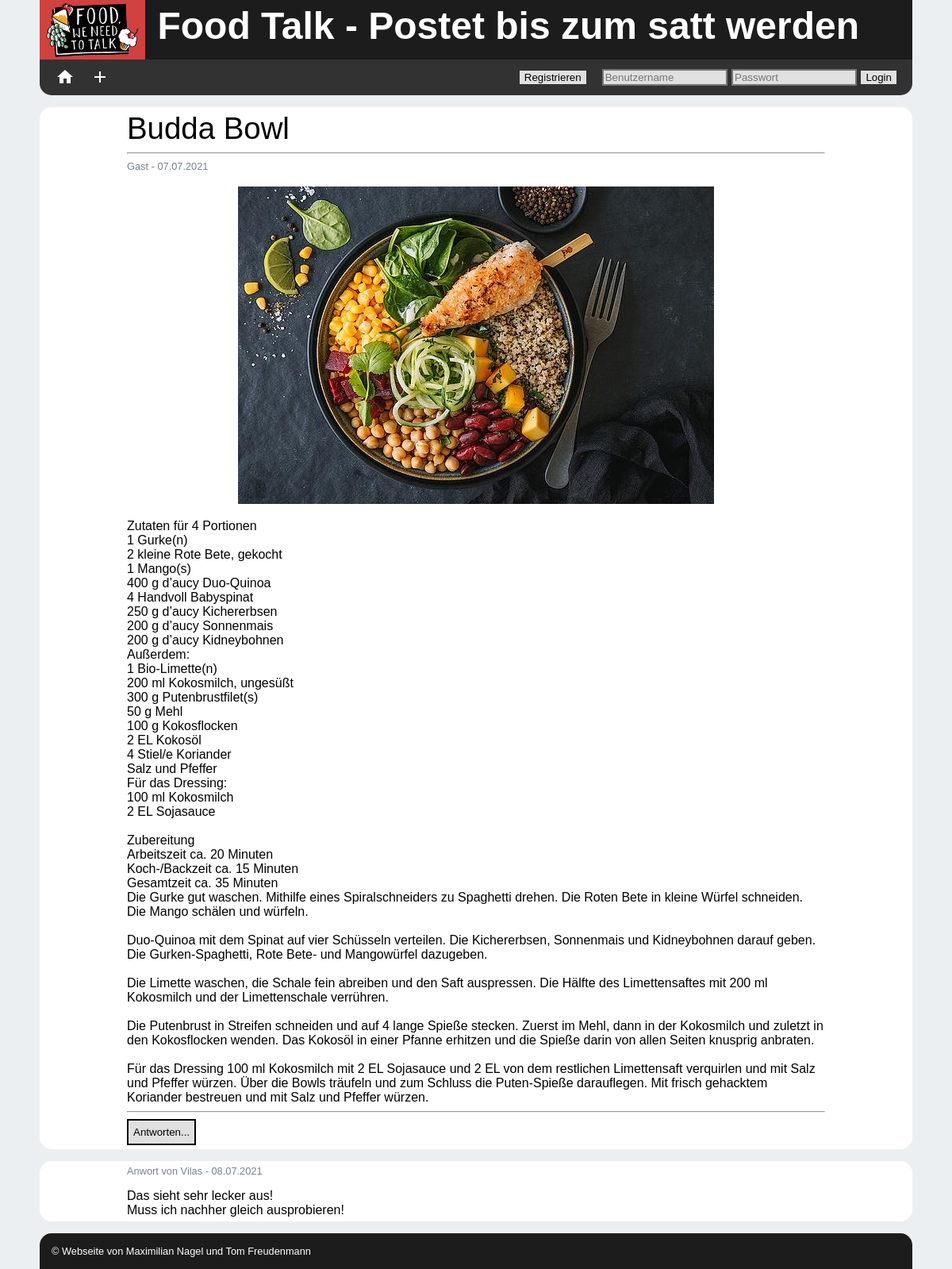
The app's page /article.php?themeID=47 with its own data.
### tables this page shows
CREATE TABLE `themes` (
  `ID` int(11) NOT NULL,
  `headline` varchar(255) NOT NULL,
  `description` varchar(4096) NOT NULL,
  `userID` int(11) NOT NULL,
  `views` int(11) DEFAULT 0,
  `answers` int(11) DEFAULT 0,
  `lastChange` varchar(255) DEFAULT NULL,
  `pictureID` int(11) DEFAULT NULL
);

CREATE TABLE `articles` (
  `ID` int(11) NOT NULL,
  `text` varchar(4096) NOT NULL,
  `userID` int(11) NOT NULL,
  `themeID` int(11) NOT NULL,
  `date` varchar(255) NOT NULL,
  `pictureID` int(11) DEFAULT NULL
);

CREATE TABLE `users` (
  `ID` int(11) NOT NULL,
  `userName` varchar(255) NOT NULL,
  `password` varchar(255) NOT NULL
);

CREATE TABLE `picture` (
  `ID` int(11) NOT NULL,
  `url` varchar(1024) NOT NULL,
  `name` varchar(255) NOT NULL,
  `sizeKB` int(11) NOT NULL,
  `height` int(11) NOT NULL,
  `width` int(11) NOT NULL
);

### www/src/Theme.php (called while the page is built, shortened)
<?php
require_once "db/db.php";
class Theme implements DbElement {
    protected int $id;
    protected array $listOFAnswers;
    public function __construct(string $headline, string $description, int $userID = 2, int $id = -1, int $views = 0,
                                int $answers = 0, string $date = "")
    {
        $this->headline = $headline;
        $this->description = $description;
        $this->userID = $userID;
        if ($date == "") $this->date = date("d.m.Y", time());
        else $this->date = $date;
        $this->listOFAnswers = array();
        $this->id = $id;
        $this->loadAllAnswers();
        $this->answers = count($this->listOFAnswers);
    }
    public static function loadByID(int $id): Theme
    {
        $connection = new DB_Connection();
        $connection->connect();
        try {
            $res = $connection->doQuery("SELECT * FROM themes WHERE ID = ". $id);
            $row = $res->fetch_assoc();
            if (isset($row['pictureID']))
                return new ThemeWithPicture($row['headline'], $row['description'],
                    $row['pictureID'], intval($row['userID']), intval($row['ID']), intval($row['views']),
                    intval($row['answers']), $row['lastChange']);
            else return new Theme($row['headline'], $row['description'], intval($row['userID']),
                intval($row['ID']), intval($row['views']), intval($row['answers']), $row['lastChange']);
        } catch (Exception $e) {
            $connection->closeConnection();
            throw new Exception("The Query gets the error: " . $e->getMessage());
        } finally {
            $connection->closeConnection();
        }
    }
    protected function loadAllAnswers()
    {
        if($this->id > -1)
        {
            $connection = new DB_Connection();
            $connection->connect();
            try {
                $res = $connection->doQuery("SELECT * FROM articles WHERE themeID = ". $this->id);
                while ($row = $res->fetch_assoc())
                {
                    if (isset($row['pictureID']))
                        $answer = new AnswerWithPicture(intval($row['themeID']),intval($row['userID']), $row['text'],
                            $row['pictureID'],intval($row['ID']), $row['date']);
                    else
                        $answer = new Answer(intval($row['themeID']), intval($row['userID']), $row['text'],
                        intval($row['ID']), $row['date']);
                    array_push($this->listOFAnswers, $answer);
                }
            } catch (Exception $e) {
                $connection->closeConnection();
                throw new Exception("The Query gets the error: " . $e->getMessage());
            } finally {
                $connection->closeConnection();
            }
        }
    }
}
require_once "Answer.php";
require_once "User.php";
require_once "Picture.php";
require_once "ThemeWithPicture.php";

### www/src/db/db.php (called while the page is built, shortened)
<?php
class DB_Connection
{
    private $servername;
    private $username;
    private $password;
    private $db;
    private $conn;
    public function __construct()
    {
        $this->servername = "db";
        $this->username = "root";
        $this->password = "test";
        $this->db = "mainBase";
    }
    public function connect()
    {
        $this->conn = new mysqli($this->servername, $this->username, $this->password, $this->db);
        return $this->conn;
    }
    public function doQuery($query)
    {
        $this->result = $this->conn->query($query);
        return $this->result;
    }
}
?>

### www/src/User.php (called while the page is built, shortened)
<?php
require_once "db/db.php";
class User implements DbElement
{
    private string $name;
    public static function loadByID(int $id) :User
    {
        $connection = new DB_Connection();
        $connection->connect();
        $res = $connection->doQuery("SELECT * FROM users WHERE ID =". $id);
        $row = $res->fetch_assoc();
        return new User($row['userName'], $row['password'], $row['ID']);
    }
    public function __construct(string $name, string $password, int $id = 0)
    {
        $this->name = $name;
    }
    public function getName(): string
    {
        return $this->name;
    }
}

### www/src/ThemeWithPicture.php (the view, shortened to what this page needs)
<?php
require_once "Theme.php";
require_once "Picture.php";
class ThemeWithPicture extends Theme
{
    private int $pictureID;
    public function __construct(string $headline, string $description, int $pictureID, int $userID = 2, int $id = -1,
                                int $views = 0, int $answers = 0, string $date = "")
    {
        parent::__construct($headline, $description, $userID, $id, $views, $answers, $date);
        $this->pictureID = $pictureID;
    }
    public function __toString()
    {
        $text = '<div id="question" class="article-entry theme">
                        <div class="headline">' . $this->headline . '</div>
                        <hr>
                        <div class="information">';
        try {
            $text .= User::loadByID($this->userID)->getName();
        } catch (Exception $e) {
            $text .= "UNBEKANNT";
        }
        $text.= ' - ' . $this->date .'</div>';
        $text .= "<br>";
        $pic = Picture::loadByID($this->pictureID);
        $text .= $pic;
        $text .= '
                        <div class="article-content">' . nl2br($this->description) . '</div>
                        <hr>
                        <button id="theme-' . $this->id . '" class="answer" onclick="document.getElementById(\'answer\').style.display = \'block\';">Antworten...</button>
                    </div>
                    ';
        if ($this->answers > 0) {
            foreach ($this->listOFAnswers as $answer) {
                $text .= $answer;
            }
        }
        else $text .= ' <div id="answer-0" class="article-entry">
                           Bisher sind noch keine Antworten vorhanden!
                        </div>';
        return $text;
    }
}

### www/include/theme-feed.php (shortened to what this page needs)
<?php
require_once "src/Theme.php";
require_once "src/Picture.php";
if(isset($_GET['themeID']))
{
    $ID = $_GET['themeID'];
    try {
        $theme = Theme::loadByID($ID);
        $theme->increaseViews();
        echo $theme;
    } catch (Exception $e) {
        $_SESSION['err'] = "Ein Fehler ist aufgetreten: ". $e->getMessage();
        header("Location: ../index.php?err=".$_SESSION['err']);
    }
}
else
{
    $_SESSION['err'] = "Dieser Artikel existiert nicht.";
    header("Location: ../index.php?err=".$_SESSION['err']);
}

### www/src/Picture.php (shortened to what this page needs)
<?php
require_once "db/db.php";
class Picture implements DbElement
{
    private int $id;
    private string $src;
    private string $name;
    public static function loadByID(int $id): Picture
    {
        $connection = new DB_Connection();
        $connection->connect();
        try {
            $res = $connection->doQuery("SELECT * FROM picture WHERE ID = ". $id);
            $row = $res->fetch_assoc();
            $connection->closeConnection();
            return new Picture($row['sizeKB'], $row['height'], $row['width'], $row['url'],$row['name'], $id);
        } catch (Exception $e) {
            $connection->closeConnection();
            throw new Exception("The Query gets the error: " . $e->getMessage());
        }
    }
    public function __construct(int $size, int $height, int $width, string $fileName, string $name, int $id = -1)
    {
        $this->id = $id;
        $this->src = $fileName;
        $this->name = $name;
    }
    public function __toString()
    {
        return "<img class='content-img' src='".uploadDir.$this->src."' id='img-".$this->id."' alt='".$this->name."'>";
    }
}

### www/src/Answer.php (shortened to what this page needs)
<?php
require_once "db/db.php";
class Answer implements DbElement
{
    protected int $userID;
    protected string $date;
    protected string $text;
    protected int $id;
    public function __construct(int $themeID, int $userID, string $text, int $id = -1,
                                string $date = "")
    {
        $this->userID = $userID;
        $this->text = $text;
        $this->id = $id;
        if ($date == "") $this->date = date("d.m.Y", time());
        else $this->date = $date;
    }
    public function __toString()
    {
        $text = '   <div id="answer-'.$this->id.'" class="article-entry">
                        <div class="information">Anwort von ';
        try {
            $text .= User::loadByID($this->userID)->getName();
        } catch (Exception $e) {
            $text .= "UNBEKANNT";
        }
        $text .= ' - '.$this->date.'</div>';
        $text .= '<div class="article-content">'. nl2br($this->text).'</div>
                    </div>';
        return $text;
    }
}
require_once "Theme.php";
require_once "User.php";

### www/include/style/mainStyle.css (style rules this page uses)
html,body { margin: 0; padding: 0; color: var(--fontColor); font-family: Arial, sans-serif; background-color: var(--htmlBackground); }

### www/include/style/ini.css (style rules this page uses)
:root { --fontColor: white; --seconFontColor: black; --htmlwidth: 1100px; --mainColor: #1c1c1c; --secondColor: #323232; --aczentColor: #d14140; --warning: #d14140; --succesColor: #5e9e5e; --htmlBackground: #ECEFF1; --elementBackgorund: white; --navheight: 45px; --spaceing: 10px; --cellheight: 70px; --borderRadius: 15px; --borderColor: #e0e0e0; --fontColorTable: #76818d; --firstCellWidth: 700px; --secondCellWidth: 300px; --borderWidth: 1px; --inputColor: #e0e0e0; --marginBottom: 50px; }

### www/include/style/article.css (style rules this page uses)
.article-entry { margin: 15px 0; border-radius: var(--borderRadius); background-color: white; position: relative; padding: 5px 10%; width: auto; }
.headline { font-size: 2.4em; }
.information { font-size: 0.8em; color: var(--fontColorTable); }
.content-img { max-width: 100%; max-height: 600px; margin-left: 50%; transform: translateX(-50%); }
.article-content { padding-top: 15px; }
.answer { position: relative; height: 33px; background-color: var(--inputColor); color: var(--seconFontColor); border-style: solid; cursor: pointer; }

### records on screen
themes: headline "Budda Bowl", lastChange "07.07.2021", description "Zutaten für 4 Portionen 1 Gurke(n) 2 kleine Rote Bete, gekocht 1 Mango(s) 400 g d’aucy Duo-Quinoa 4 Handvoll Babyspinat 250 g d’aucy Kichererbsen 200 g d’aucy Sonnenmais 200 g d’aucy Kidneybohnen Außerdem: 1 Bio-Limette(n) 200 ml Kokosmilch, ungesüßt 300 g Putenbrustfilet(s) 50 g Mehl 100 g Kokosflocken 2 EL Kokosöl 4 Stiel/e Koriander Salz und Pfeffer Für das Dressing: 100 ml Kokosmilch 2 EL Sojasauce Zubereitung Arbeitszeit ca. 20 Minuten Koch-/Backzeit ca. 15 Minuten Gesamtzeit ca. 35 Minuten Die Gurke gut waschen. Mithilfe eines Spiralschneiders zu Spaghetti drehen. Die Roten Bete in kleine Würfel schneiden. Die Mango schälen und würfeln. Duo-Quinoa mit dem Spinat auf vier Schüsseln…", userID "Vilas"
articles: userID.ID "Gast", date "08.07.2021", text "Das sieht sehr lecker aus! Muss ich nachher gleich ausprobieren!"
picture: url (picture)
